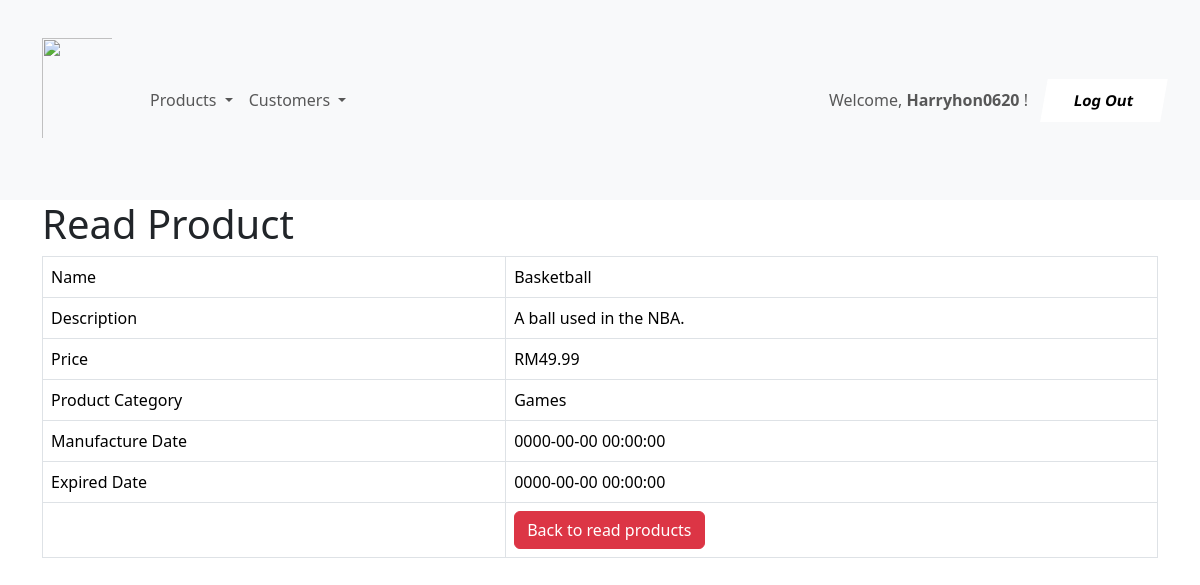
Page /shop/product_details.php?id=1 (signed in) on the committed database.
### tables this page shows
CREATE TABLE IF NOT EXISTS `products` (
  `id` int NOT NULL AUTO_INCREMENT,
  `name` varchar(128) NOT NULL,
  `description` text NOT NULL,
  `product_cat` int NOT NULL,
  `price` double NOT NULL,
  `promotion_price` double NOT NULL,
  `manufacture_date` datetime NOT NULL,
  `expired_date` datetime NOT NULL,
  `created` datetime NOT NULL,
  `modified` timestamp NOT NULL DEFAULT CURRENT_TIMESTAMP ON UPDATE CURRENT_TIMESTAMP,
  PRIMARY KEY (`id`)
);

CREATE TABLE IF NOT EXISTS `product_cat` (
  `product_cat_id` int NOT NULL,
  `product_cat_name` varchar(128) NOT NULL,
  `product_cat_description` text NOT NULL,
  PRIMARY KEY (`product_cat_id`)
);

### shop/product_details.php (the view, shortened to what this page needs)
<!DOCTYPE HTML>
<html>
<head>
    <link href="https://cdn.jsdelivr.net/npm/bootstrap@5.3.3/dist/css/bootstrap.min.css" rel="stylesheet">
</head>
<body>
    <?php
    include 'menu.php';
    ?>
    <div class="container">
        <div class="page-header">
            <h1>Read Product</h1>
        </div>
        <?php
        $id = isset($_GET['id']) ? $_GET['id'] : die('ERROR: Record ID not found.');
        include 'config/database.php';
        try {
            $query = "SELECT id, name, description, price, product_cat_name, manufacture_date, expired_date FROM products
            INNER JOIN product_cat ON products.product_cat = product_cat.product_cat_id WHERE id = ? LIMIT 0,1";
            $stmt = $con->prepare($query);
            $stmt->bindParam(1, $id);
            $stmt->execute();
            $row = $stmt->fetch(PDO::FETCH_ASSOC);
            $name = $row['name'];
            $description = $row['description'];
            $price = $row['price'];
            $product_cat = $row['product_cat_name'];
            $manufacture_date = $row['manufacture_date'];
            $expired_date = $row['expired_date'];
        }
        catch (PDOException $exception) {
            die('ERROR: ' . $exception->getMessage());
        }
        ?>
        <table class='table table-hover table-responsive table-bordered'>
            <tr>
                <td>Name</td>
                <td><?php echo htmlspecialchars($name, ENT_QUOTES); ?></td>
            </tr>
            <tr>
                <td>Description</td>
                <td><?php echo htmlspecialchars($description, ENT_QUOTES); ?></td>
            </tr>
            <tr>
                <td>Price</td>
                <td>RM<?php echo htmlspecialchars($price, ENT_QUOTES); ?></td>
            </tr>
            <tr>
                <td>Product Category</td>
                <td><?php echo htmlspecialchars($product_cat, ENT_QUOTES); ?></td>
            </tr>
            <tr>
                <td>Manufacture Date</td>
                <td><?php echo htmlspecialchars($manufacture_date, ENT_QUOTES); ?></td>
            </tr>
            <tr>
                <td>Expired Date</td>
                <td><?php echo htmlspecialchars($expired_date, ENT_QUOTES); ?></td>
            </tr>
            <tr>
                <td></td>
                <td>
                    <a href='product_listing.php' class='btn btn-danger me-2'>Back to read products</a>
                </td>
            </tr>
        </table>
    </div>
</body>
</html>

### rows in the picture
products: name "Basketball", description "A ball used in the NBA.", price "49.99", product_cat.product_cat_name "Games", manufacture_date "0000-00-00 00:00:00", expired_date "0000-00-00 00:00:00"

### other values in the picture
$_SESSION['username'] "Harryhon0620"
